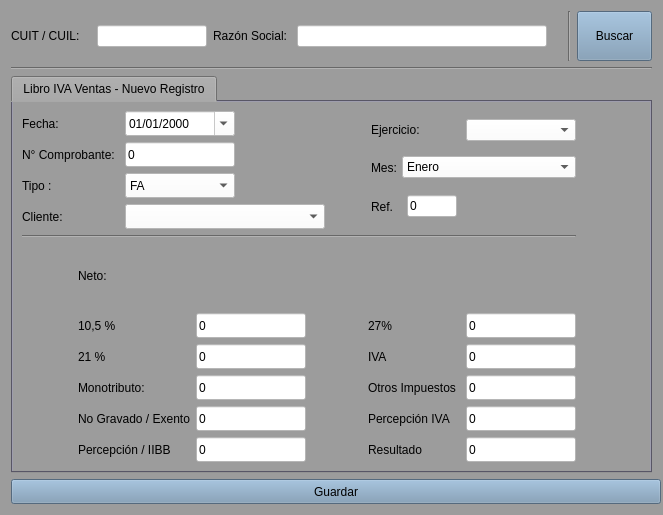
<?xml version="1.0" encoding="UTF-8"?>
<ui version="4.0">
 <class>form_libro_iva_ventas_nuevo</class>
 <widget class="QWidget" name="form_libro_iva_ventas_nuevo">
  <property name="geometry">
   <rect>
    <x>0</x>
    <y>0</y>
    <width>663</width>
    <height>515</height>
   </rect>
  </property>
  <property name="minimumSize">
   <size>
    <width>663</width>
    <height>515</height>
   </size>
  </property>
  <property name="maximumSize">
   <size>
    <width>663</width>
    <height>515</height>
   </size>
  </property>
  <property name="windowTitle">
   <string>Libro IVA Ventas Nuevo</string>
  </property>
  <property name="styleSheet">
   <string notr="true">font: 10pt &quot;Liberation Sans&quot;;
color: rgb(0, 0, 0);
background-color: rgb(156, 156, 156);
selection-background-color: rgb(164, 190, 221);
selection-color: rgb(0, 0, 0);</string>
  </property>
  <layout class="QGridLayout" name="gridLayout_2">
   <item row="0" column="0">
    <layout class="QHBoxLayout" name="horizontalLayout_24">
     <item>
      <layout class="QHBoxLayout" name="horizontalLayout_20">
       <item>
        <widget class="QLabel" name="label_19">
         <property name="minimumSize">
          <size>
           <width>80</width>
           <height>0</height>
          </size>
         </property>
         <property name="maximumSize">
          <size>
           <width>80</width>
           <height>16777215</height>
          </size>
         </property>
         <property name="text">
          <string>CUIT / CUIL: </string>
         </property>
        </widget>
       </item>
       <item>
        <widget class="QLineEdit" name="lne_cuit">
         <property name="minimumSize">
          <size>
           <width>110</width>
           <height>0</height>
          </size>
         </property>
         <property name="maximumSize">
          <size>
           <width>110</width>
           <height>16777215</height>
          </size>
         </property>
         <property name="styleSheet">
          <string notr="true">background-color: rgb(255, 255, 255);
color: rgb(0, 0, 0);</string>
         </property>
         <property name="text">
          <string/>
         </property>
        </widget>
       </item>
      </layout>
     </item>
     <item>
      <layout class="QHBoxLayout" name="horizontalLayout_23">
       <item>
        <widget class="QLabel" name="label_20">
         <property name="text">
          <string>Razón Social: </string>
         </property>
        </widget>
       </item>
       <item>
        <widget class="QLineEdit" name="lne_razon_social">
         <property name="minimumSize">
          <size>
           <width>250</width>
           <height>0</height>
          </size>
         </property>
         <property name="maximumSize">
          <size>
           <width>250</width>
           <height>16777215</height>
          </size>
         </property>
         <property name="styleSheet">
          <string notr="true">background-color: rgb(255, 255, 255);
color: rgb(0, 0, 0);</string>
         </property>
        </widget>
       </item>
       <item>
        <spacer name="horizontalSpacer">
         <property name="orientation">
          <enum>Qt::Horizontal</enum>
         </property>
         <property name="sizeHint" stdset="0">
          <size>
           <width>40</width>
           <height>20</height>
          </size>
         </property>
        </spacer>
       </item>
      </layout>
     </item>
     <item>
      <widget class="Line" name="line">
       <property name="orientation">
        <enum>Qt::Vertical</enum>
       </property>
      </widget>
     </item>
     <item>
      <widget class="QPushButton" name="btn_buscar">
       <property name="minimumSize">
        <size>
         <width>75</width>
         <height>50</height>
        </size>
       </property>
       <property name="maximumSize">
        <size>
         <width>75</width>
         <height>50</height>
        </size>
       </property>
       <property name="styleSheet">
        <string notr="true">background-color: rgb(119, 149, 177);</string>
       </property>
       <property name="text">
        <string>Buscar</string>
       </property>
      </widget>
     </item>
    </layout>
   </item>
   <item row="1" column="0">
    <widget class="Line" name="line_2">
     <property name="orientation">
      <enum>Qt::Horizontal</enum>
     </property>
    </widget>
   </item>
   <item row="3" column="0">
    <widget class="QPushButton" name="pushButton_2">
     <property name="minimumSize">
      <size>
       <width>650</width>
       <height>25</height>
      </size>
     </property>
     <property name="maximumSize">
      <size>
       <width>650</width>
       <height>25</height>
      </size>
     </property>
     <property name="styleSheet">
      <string notr="true">background-color: rgb(119, 149, 177);</string>
     </property>
     <property name="text">
      <string>Guardar</string>
     </property>
    </widget>
   </item>
   <item row="2" column="0">
    <widget class="QTabWidget" name="tabWidget">
     <property name="styleSheet">
      <string notr="true">QTabWidget{
background-color: rgb(123, 121, 143);
}
QLineEdit {
background-color: rgb(255, 255, 255);
color: rgb(0, 0, 0);
}
QComboBox{
background-color: rgb(255, 255, 255);
color: rgb(0, 0, 0);
}</string>
     </property>
     <property name="currentIndex">
      <number>0</number>
     </property>
     <widget class="QWidget" name="tab">
      <attribute name="title">
       <string>Libro IVA Ventas - Nuevo Registro</string>
      </attribute>
      <layout class="QGridLayout" name="gridLayout">
       <item row="1" column="0">
        <widget class="Line" name="line_3">
         <property name="orientation">
          <enum>Qt::Horizontal</enum>
         </property>
        </widget>
       </item>
       <item row="0" column="0">
        <layout class="QHBoxLayout" name="horizontalLayout_4">
         <item>
          <layout class="QHBoxLayout" name="horizontalLayout_3">
           <item>
            <layout class="QHBoxLayout" name="horizontalLayout">
             <item>
              <layout class="QVBoxLayout" name="verticalLayout">
               <item>
                <widget class="QLabel" name="label">
                 <property name="minimumSize">
                  <size>
                   <width>75</width>
                   <height>25</height>
                  </size>
                 </property>
                 <property name="maximumSize">
                  <size>
                   <width>75</width>
                   <height>25</height>
                  </size>
                 </property>
                 <property name="text">
                  <string>Fecha: </string>
                 </property>
                </widget>
               </item>
               <item>
                <widget class="QLabel" name="label_5">
                 <property name="text">
                  <string>N° Comprobante: </string>
                 </property>
                </widget>
               </item>
               <item>
                <widget class="QLabel" name="label_6">
                 <property name="text">
                  <string>Tipo :</string>
                 </property>
                </widget>
               </item>
               <item>
                <widget class="QLabel" name="label_2">
                 <property name="minimumSize">
                  <size>
                   <width>95</width>
                   <height>0</height>
                  </size>
                 </property>
                 <property name="maximumSize">
                  <size>
                   <width>95</width>
                   <height>16777215</height>
                  </size>
                 </property>
                 <property name="text">
                  <string>Cliente:</string>
                 </property>
                </widget>
               </item>
              </layout>
             </item>
             <item>
              <layout class="QVBoxLayout" name="verticalLayout_2">
               <item>
                <widget class="QDateEdit" name="dte_fec_nuevo">
                 <property name="minimumSize">
                  <size>
                   <width>110</width>
                   <height>25</height>
                  </size>
                 </property>
                 <property name="maximumSize">
                  <size>
                   <width>110</width>
                   <height>25</height>
                  </size>
                 </property>
                 <property name="styleSheet">
                  <string notr="true">background-color: rgb(255, 255, 255);
color: rgb(0, 0, 0);</string>
                 </property>
                 <property name="displayFormat">
                  <string>dd/MM/yyyy</string>
                 </property>
                 <property name="calendarPopup">
                  <bool>true</bool>
                 </property>
                </widget>
               </item>
               <item>
                <widget class="QLineEdit" name="lne_comprbante">
                 <property name="minimumSize">
                  <size>
                   <width>110</width>
                   <height>25</height>
                  </size>
                 </property>
                 <property name="maximumSize">
                  <size>
                   <width>110</width>
                   <height>25</height>
                  </size>
                 </property>
                 <property name="text">
                  <string>0</string>
                 </property>
                </widget>
               </item>
               <item>
                <widget class="QComboBox" name="cbx_tipo">
                 <property name="minimumSize">
                  <size>
                   <width>110</width>
                   <height>25</height>
                  </size>
                 </property>
                 <property name="maximumSize">
                  <size>
                   <width>110</width>
                   <height>25</height>
                  </size>
                 </property>
                 <item>
                  <property name="text">
                   <string>FA</string>
                  </property>
                 </item>
                 <item>
                  <property name="text">
                   <string>TFA</string>
                  </property>
                 </item>
                 <item>
                  <property name="text">
                   <string>FB</string>
                  </property>
                 </item>
                 <item>
                  <property name="text">
                   <string>TFB </string>
                  </property>
                 </item>
                 <item>
                  <property name="text">
                   <string>FC </string>
                  </property>
                 </item>
                 <item>
                  <property name="text">
                   <string>NDA </string>
                  </property>
                 </item>
                 <item>
                  <property name="text">
                   <string>NDB </string>
                  </property>
                 </item>
                 <item>
                  <property name="text">
                   <string>NDC</string>
                  </property>
                 </item>
                 <item>
                  <property name="text">
                   <string>NCA </string>
                  </property>
                 </item>
                 <item>
                  <property name="text">
                   <string>NCC </string>
                  </property>
                 </item>
                 <item>
                  <property name="text">
                   <string>NCB</string>
                  </property>
                 </item>
                </widget>
               </item>
               <item>
                <widget class="QComboBox" name="cbx_proveedor">
                 <property name="minimumSize">
                  <size>
                   <width>200</width>
                   <height>25</height>
                  </size>
                 </property>
                 <property name="maximumSize">
                  <size>
                   <width>200</width>
                   <height>25</height>
                  </size>
                 </property>
                </widget>
               </item>
              </layout>
             </item>
            </layout>
           </item>
           <item>
            <spacer name="horizontalSpacer_7">
             <property name="orientation">
              <enum>Qt::Horizontal</enum>
             </property>
             <property name="sizeHint" stdset="0">
              <size>
               <width>40</width>
               <height>20</height>
              </size>
             </property>
            </spacer>
           </item>
           <item>
            <layout class="QVBoxLayout" name="verticalLayout_5">
             <item>
              <layout class="QHBoxLayout" name="horizontalLayout_8">
               <item>
                <widget class="QLabel" name="label_21">
                 <property name="text">
                  <string>Ejercicio:</string>
                 </property>
                </widget>
               </item>
               <item>
                <spacer name="horizontalSpacer_10">
                 <property name="orientation">
                  <enum>Qt::Horizontal</enum>
                 </property>
                 <property name="sizeHint" stdset="0">
                  <size>
                   <width>40</width>
                   <height>20</height>
                  </size>
                 </property>
                </spacer>
               </item>
               <item>
                <widget class="QComboBox" name="cbx_ejercicio">
                 <property name="minimumSize">
                  <size>
                   <width>110</width>
                   <height>0</height>
                  </size>
                 </property>
                 <property name="maximumSize">
                  <size>
                   <width>110</width>
                   <height>16777215</height>
                  </size>
                 </property>
                 <property name="styleSheet">
                  <string notr="true">background-color: rgb(255, 255, 255);
color: rgb(0, 0, 0);</string>
                 </property>
                 <item>
                  <property name="text">
                   <string/>
                  </property>
                 </item>
                </widget>
               </item>
              </layout>
             </item>
             <item>
              <layout class="QHBoxLayout" name="horizontalLayout_2">
               <item>
                <widget class="QLabel" name="label_22">
                 <property name="minimumSize">
                  <size>
                   <width>25</width>
                   <height>25</height>
                  </size>
                 </property>
                 <property name="maximumSize">
                  <size>
                   <width>25</width>
                   <height>25</height>
                  </size>
                 </property>
                 <property name="text">
                  <string>Mes:</string>
                 </property>
                </widget>
               </item>
               <item>
                <widget class="QComboBox" name="cbx_mes">
                 <item>
                  <property name="text">
                   <string>Enero</string>
                  </property>
                 </item>
                 <item>
                  <property name="text">
                   <string>Febrero</string>
                  </property>
                 </item>
                 <item>
                  <property name="text">
                   <string>Marzo</string>
                  </property>
                 </item>
                 <item>
                  <property name="text">
                   <string>Abril</string>
                  </property>
                 </item>
                 <item>
                  <property name="text">
                   <string>Mayo</string>
                  </property>
                 </item>
                 <item>
                  <property name="text">
                   <string>Junio</string>
                  </property>
                 </item>
                 <item>
                  <property name="text">
                   <string>Julio</string>
                  </property>
                 </item>
                 <item>
                  <property name="text">
                   <string>Agosto</string>
                  </property>
                 </item>
                 <item>
                  <property name="text">
                   <string>Septiembre</string>
                  </property>
                 </item>
                 <item>
                  <property name="text">
                   <string>Octubre</string>
                  </property>
                 </item>
                 <item>
                  <property name="text">
                   <string>Noviembre</string>
                  </property>
                 </item>
                 <item>
                  <property name="text">
                   <string>Diciembre</string>
                  </property>
                 </item>
                </widget>
               </item>
              </layout>
             </item>
             <item>
              <layout class="QHBoxLayout" name="horizontalLayout_5">
               <item>
                <widget class="QLabel" name="label_7">
                 <property name="minimumSize">
                  <size>
                   <width>30</width>
                   <height>25</height>
                  </size>
                 </property>
                 <property name="maximumSize">
                  <size>
                   <width>30</width>
                   <height>25</height>
                  </size>
                 </property>
                 <property name="text">
                  <string>Ref.</string>
                 </property>
                </widget>
               </item>
               <item>
                <widget class="QLineEdit" name="lne_ref">
                 <property name="minimumSize">
                  <size>
                   <width>50</width>
                   <height>0</height>
                  </size>
                 </property>
                 <property name="maximumSize">
                  <size>
                   <width>50</width>
                   <height>16777215</height>
                  </size>
                 </property>
                 <property name="text">
                  <string>0</string>
                 </property>
                </widget>
               </item>
               <item>
                <spacer name="horizontalSpacer_3">
                 <property name="orientation">
                  <enum>Qt::Horizontal</enum>
                 </property>
                 <property name="sizeHint" stdset="0">
                  <size>
                   <width>40</width>
                   <height>20</height>
                  </size>
                 </property>
                </spacer>
               </item>
               <item>
                <spacer name="horizontalSpacer_2">
                 <property name="orientation">
                  <enum>Qt::Horizontal</enum>
                 </property>
                 <property name="sizeHint" stdset="0">
                  <size>
                   <width>40</width>
                   <height>20</height>
                  </size>
                 </property>
                </spacer>
               </item>
              </layout>
             </item>
            </layout>
           </item>
          </layout>
         </item>
        </layout>
       </item>
       <item row="2" column="0">
        <layout class="QHBoxLayout" name="horizontalLayout_22">
         <item>
          <spacer name="horizontalSpacer_4">
           <property name="orientation">
            <enum>Qt::Horizontal</enum>
           </property>
           <property name="sizeHint" stdset="0">
            <size>
             <width>40</width>
             <height>20</height>
            </size>
           </property>
          </spacer>
         </item>
         <item>
          <layout class="QVBoxLayout" name="verticalLayout_3">
           <item>
            <layout class="QHBoxLayout" name="horizontalLayout_9">
             <item>
              <widget class="QLabel" name="label_8">
               <property name="text">
                <string>Neto:</string>
               </property>
              </widget>
             </item>
            </layout>
           </item>
           <item>
            <layout class="QHBoxLayout" name="horizontalLayout_10">
             <item>
              <widget class="QLabel" name="label_9">
               <property name="text">
                <string>10,5 %</string>
               </property>
              </widget>
             </item>
             <item>
              <widget class="QLineEdit" name="lne_10_5">
               <property name="minimumSize">
                <size>
                 <width>110</width>
                 <height>25</height>
                </size>
               </property>
               <property name="maximumSize">
                <size>
                 <width>110</width>
                 <height>25</height>
                </size>
               </property>
               <property name="text">
                <string>0</string>
               </property>
              </widget>
             </item>
            </layout>
           </item>
           <item>
            <layout class="QHBoxLayout" name="horizontalLayout_11">
             <item>
              <widget class="QLabel" name="label_10">
               <property name="text">
                <string>21 %</string>
               </property>
              </widget>
             </item>
             <item>
              <widget class="QLineEdit" name="lne_21">
               <property name="minimumSize">
                <size>
                 <width>110</width>
                 <height>25</height>
                </size>
               </property>
               <property name="maximumSize">
                <size>
                 <width>110</width>
                 <height>25</height>
                </size>
               </property>
               <property name="text">
                <string>0</string>
               </property>
              </widget>
             </item>
            </layout>
           </item>
           <item>
            <layout class="QHBoxLayout" name="horizontalLayout_12">
             <item>
              <widget class="QLabel" name="label_12">
               <property name="text">
                <string>Monotributo:</string>
               </property>
              </widget>
             </item>
             <item>
              <widget class="QLineEdit" name="lne_monotrib">
               <property name="minimumSize">
                <size>
                 <width>110</width>
                 <height>25</height>
                </size>
               </property>
               <property name="maximumSize">
                <size>
                 <width>110</width>
                 <height>25</height>
                </size>
               </property>
               <property name="text">
                <string>0</string>
               </property>
              </widget>
             </item>
            </layout>
           </item>
           <item>
            <layout class="QHBoxLayout" name="horizontalLayout_13">
             <item>
              <widget class="QLabel" name="label_15">
               <property name="text">
                <string>No Gravado / Exento</string>
               </property>
              </widget>
             </item>
             <item>
              <widget class="QLineEdit" name="lne_no_grav">
               <property name="minimumSize">
                <size>
                 <width>110</width>
                 <height>25</height>
                </size>
               </property>
               <property name="maximumSize">
                <size>
                 <width>110</width>
                 <height>25</height>
                </size>
               </property>
               <property name="text">
                <string>0</string>
               </property>
              </widget>
             </item>
            </layout>
           </item>
           <item>
            <layout class="QHBoxLayout" name="horizontalLayout_14">
             <item>
              <widget class="QLabel" name="label_16">
               <property name="text">
                <string>Percepción / IIBB</string>
               </property>
              </widget>
             </item>
             <item>
              <widget class="QLineEdit" name="lne_iibb">
               <property name="minimumSize">
                <size>
                 <width>110</width>
                 <height>25</height>
                </size>
               </property>
               <property name="maximumSize">
                <size>
                 <width>110</width>
                 <height>25</height>
                </size>
               </property>
               <property name="text">
                <string>0</string>
               </property>
              </widget>
             </item>
            </layout>
           </item>
          </layout>
         </item>
         <item>
          <spacer name="horizontalSpacer_6">
           <property name="orientation">
            <enum>Qt::Horizontal</enum>
           </property>
           <property name="sizeHint" stdset="0">
            <size>
             <width>40</width>
             <height>20</height>
            </size>
           </property>
          </spacer>
         </item>
         <item>
          <layout class="QVBoxLayout" name="verticalLayout_4">
           <item>
            <widget class="QLabel" name="label_3">
             <property name="text">
              <string/>
             </property>
            </widget>
           </item>
           <item>
            <layout class="QHBoxLayout" name="horizontalLayout_15">
             <item>
              <widget class="QLabel" name="label_11">
               <property name="text">
                <string>27% </string>
               </property>
              </widget>
             </item>
             <item>
              <widget class="QLineEdit" name="lne_27">
               <property name="minimumSize">
                <size>
                 <width>110</width>
                 <height>25</height>
                </size>
               </property>
               <property name="maximumSize">
                <size>
                 <width>110</width>
                 <height>25</height>
                </size>
               </property>
               <property name="text">
                <string>0</string>
               </property>
              </widget>
             </item>
            </layout>
           </item>
           <item>
            <layout class="QHBoxLayout" name="horizontalLayout_16">
             <item>
              <widget class="QLabel" name="label_13">
               <property name="text">
                <string>IVA</string>
               </property>
              </widget>
             </item>
             <item>
              <widget class="QLineEdit" name="lne_iva">
               <property name="minimumSize">
                <size>
                 <width>110</width>
                 <height>25</height>
                </size>
               </property>
               <property name="maximumSize">
                <size>
                 <width>110</width>
                 <height>25</height>
                </size>
               </property>
               <property name="text">
                <string>0</string>
               </property>
              </widget>
             </item>
            </layout>
           </item>
           <item>
            <layout class="QHBoxLayout" name="horizontalLayout_17">
             <item>
              <widget class="QLabel" name="label_14">
               <property name="text">
                <string>Otros Impuestos </string>
               </property>
              </widget>
             </item>
             <item>
              <widget class="QLineEdit" name="lne_otros">
               <property name="minimumSize">
                <size>
                 <width>110</width>
                 <height>25</height>
                </size>
               </property>
               <property name="maximumSize">
                <size>
                 <width>110</width>
                 <height>25</height>
                </size>
               </property>
               <property name="text">
                <string>0</string>
               </property>
              </widget>
             </item>
            </layout>
           </item>
           <item>
            <layout class="QHBoxLayout" name="horizontalLayout_18">
             <item>
              <widget class="QLabel" name="label_17">
               <property name="text">
                <string>Percepción IVA</string>
               </property>
              </widget>
             </item>
             <item>
              <widget class="QLineEdit" name="lne_percepcion_iva">
               <property name="minimumSize">
                <size>
                 <width>110</width>
                 <height>25</height>
                </size>
               </property>
               <property name="maximumSize">
                <size>
                 <width>110</width>
                 <height>25</height>
                </size>
               </property>
               <property name="text">
                <string>0</string>
               </property>
              </widget>
             </item>
            </layout>
           </item>
           <item>
            <layout class="QHBoxLayout" name="horizontalLayout_19">
             <item>
              <widget class="QLabel" name="label_18">
               <property name="text">
                <string>Resultado </string>
               </property>
              </widget>
             </item>
             <item>
              <widget class="QLineEdit" name="lne_resultado">
               <property name="minimumSize">
                <size>
                 <width>110</width>
                 <height>25</height>
                </size>
               </property>
               <property name="maximumSize">
                <size>
                 <width>110</width>
                 <height>25</height>
                </size>
               </property>
               <property name="text">
                <string>0</string>
               </property>
              </widget>
             </item>
            </layout>
           </item>
          </layout>
         </item>
        </layout>
       </item>
       <item row="2" column="1">
        <spacer name="horizontalSpacer_5">
         <property name="orientation">
          <enum>Qt::Horizontal</enum>
         </property>
         <property name="sizeHint" stdset="0">
          <size>
           <width>40</width>
           <height>20</height>
          </size>
         </property>
        </spacer>
       </item>
      </layout>
     </widget>
    </widget>
   </item>
  </layout>
 </widget>
 <tabstops>
  <tabstop>lne_cuit</tabstop>
  <tabstop>lne_razon_social</tabstop>
  <tabstop>btn_buscar</tabstop>
  <tabstop>tabWidget</tabstop>
  <tabstop>dte_fec_nuevo</tabstop>
  <tabstop>cbx_ejercicio</tabstop>
  <tabstop>lne_comprbante</tabstop>
  <tabstop>cbx_tipo</tabstop>
  <tabstop>cbx_proveedor</tabstop>
  <tabstop>cbx_mes</tabstop>
  <tabstop>lne_ref</tabstop>
  <tabstop>lne_10_5</tabstop>
  <tabstop>lne_21</tabstop>
  <tabstop>lne_monotrib</tabstop>
  <tabstop>lne_no_grav</tabstop>
  <tabstop>lne_iibb</tabstop>
  <tabstop>lne_27</tabstop>
  <tabstop>lne_iva</tabstop>
  <tabstop>lne_otros</tabstop>
  <tabstop>lne_percepcion_iva</tabstop>
  <tabstop>lne_resultado</tabstop>
  <tabstop>pushButton_2</tabstop>
 </tabstops>
 <resources/>
 <connections/>
</ui>
